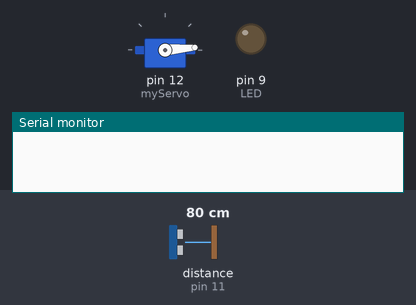
The sketch below on a simulated Arduino Uno, built with avr-gcc and run on an emulated ATmega328P. On the bench: servo, output pins drawn as LEDs (lit = HIGH), the last lines printed to the serial monitor. Wiring (inferred from the names in the program): ultrasonic range finder: trigger pin 10; echo pin 11. Inputs (shaded band) come from the test bench; at power-on: distance to the obstacle (sensor on pin 11) 80 cm. The echo pulse lasts 58.3 µs per cm; pins used as bus, display or sensor lines are not drawn.

Above: at 0.01 s.
1.3 s: distance to the obstacle (sensor on pin 11) set to 8 cm
4.3 s: distance to the obstacle (sensor on pin 11) set to 5 cm
At 5.5 s:
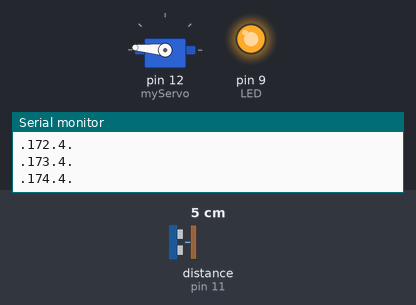
7.3 s: distance to the obstacle (sensor on pin 11) set to 9 cm
At 8.4 s:
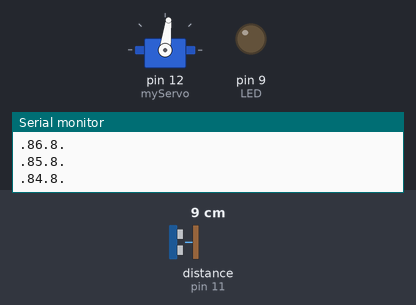
10.3 s: distance to the obstacle (sensor on pin 11) set to 2 cm
At 10.85 s:
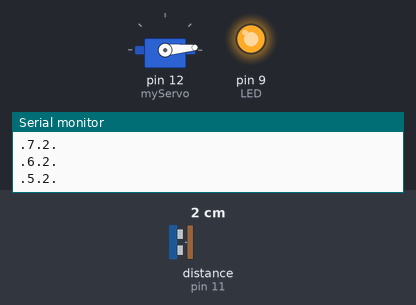
13.3 s: distance to the obstacle (sensor on pin 11) set to 18 cm
At 16.23 s:
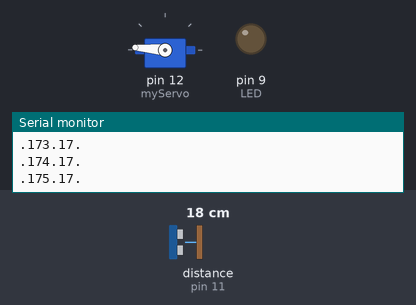
16.3 s: distance to the obstacle (sensor on pin 11) set to 35 cm
Timing chart, 0 to 20.3 s (numbered marks = the images above; inputs shaded):
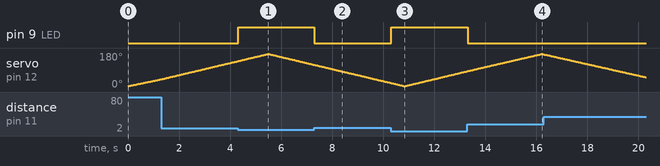

Measured:
- the behaviour switches between 7 and 6 cm on distance to the obstacle (sensor on pin 11) (found by bisection; images 0 and 1)
- after the input at 4.3 s, pin 9 (LED): LOW → HIGH at once
- after the input at 7.3 s, pin 9 (LED): HIGH → LOW at once
- after the input at 10.3 s, pin 9 (LED): LOW → HIGH at once
- after the input at 13.3 s, pin 9 (LED): HIGH → LOW at once

The sketch:

Ultrasonic_radar.ino
```cpp
#include <Servo.h>

const int trigPin = 10;
const int echoPin = 11;
long duration;
int distance;
int LED = 9;

Servo myServo;

void setup() {
  pinMode(trigPin,OUTPUT);
  pinMode(echoPin,INPUT);
  Serial.begin(9600);
  myServo.attach(12);
  myServo.write(15);
  pinMode(LED,OUTPUT);
}

void loop() {
  for (int i=5;i<=175;i++){
  myServo.write(i);
  delay(30);  //延迟30毫秒
  distance = calculateDistance();
  if (distance<=5)
  {
    digitalWrite(LED,HIGH);
  }
  else{
    digitalWrite(LED,LOW);
  }
  Serial.print(".");
  Serial.print(i);
  Serial.print(".");
  Serial.print(distance);
  Serial.println(".");
  }

  for (int i=175;i>=5;i--){
  myServo.write(i);
  delay(30);  //延迟30毫秒
  distance = calculateDistance();
  if (distance<=5)
  {
    digitalWrite(LED,HIGH);
  }
  else{
    digitalWrite(LED,LOW);
  }

  Serial.print(".");
  Serial.print(i);
  Serial.print(".");
  Serial.print(distance);
  Serial.println(".");
  }

}

int calculateDistance(){

    digitalWrite(trigPin,LOW);
    delayMicroseconds(2);  //延迟2微秒
    digitalWrite(trigPin,HIGH);
    delayMicroseconds(10);  //延迟10微秒
    digitalWrite(trigPin,LOW);
    duration = pulseIn(echoPin,HIGH);  //计算echoPin脚高电平的时间
    distance = duration*0.034/2;
    if (distance <= 45)
        return distance;
    else
        return 500;

}
```
